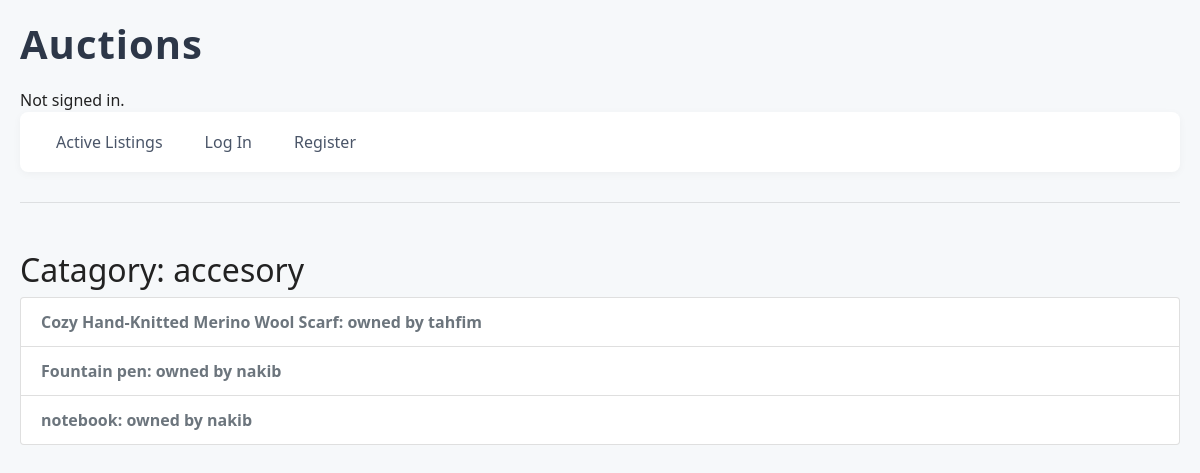
The page /category/accesory on the database its author committed.
### auctions/models.py (models this page shows, shortened)
class Category(models.Model):
    name = models.CharField(max_length=64)

class Item(models.Model):
    title = models.CharField(max_length=64)
    description = models.TextField(max_length=200, null=True)
    starting_bid = models.DecimalField(max_digits=10, decimal_places=2)
    isopen = models.BooleanField(default=True)
    category = models.ForeignKey(Category, on_delete=models.SET_NULL, related_name="items", null=True)
    owner = models.ForeignKey('User', on_delete=models.CASCADE, related_name="owned_items")
    image = models.URLField(default="https://images.vexels.com/media/users/3/145641/isolated/preview/30bc99162bca69bdbd27451ceeef8848-earth-stone-illustration.png")
    def __str__(self):
        return f"{self.title}: owned by {self.owner}"

class User(AbstractUser):
    watchlist = models.ManyToManyField(Item, blank=True, related_name="watched_by")
    def __str__(self):
        return self.username

### auctions/views.py (the view)
# urls.py: path("category/", views.categories, name="categories"),
def category(request, category_name):
    category = Category.objects.get(name=category_name)
    return render(request, "auctions/category.html", {
        "category":category,
    })

### auctions/templates/auctions/category.html (shortened to what this page needs)
{% extends "auctions/layout.html" %}
{% block body %}
<h2 class="mt-5">Catagory: {{ category.name }}</h2>
<ul class="list-group mb-5">
    {% for item in category.items.all %}
        <li class="list-group-item d-flex justify-content-between align-items-center">
            <a href="{% url 'item' item.id %}" class="text-secondary font-weight-bold">
                {{ item }}
            </a>
        </li>
        {% empty %}
        <li class="list-group-item text-muted">No items in your watchlist</li>
    {% endfor %}
</ul>
{% endblock %}

### auctions/static/auctions/styles.css (style rules this page uses)
body { background: #f6f8fa; font-family: 'Segoe UI', 'Roboto', Arial, sans-serif; color: #222; padding: 20px; }

### rows shown on the page
Category: name "accesory"
Item: title+owner "Cozy Hand-Knitted Merino Wool Scarf: owned by tahfim"
Item: title+owner "Fountain pen: owned by nakib"
Item: title+owner "notebook: owned by nakib"
